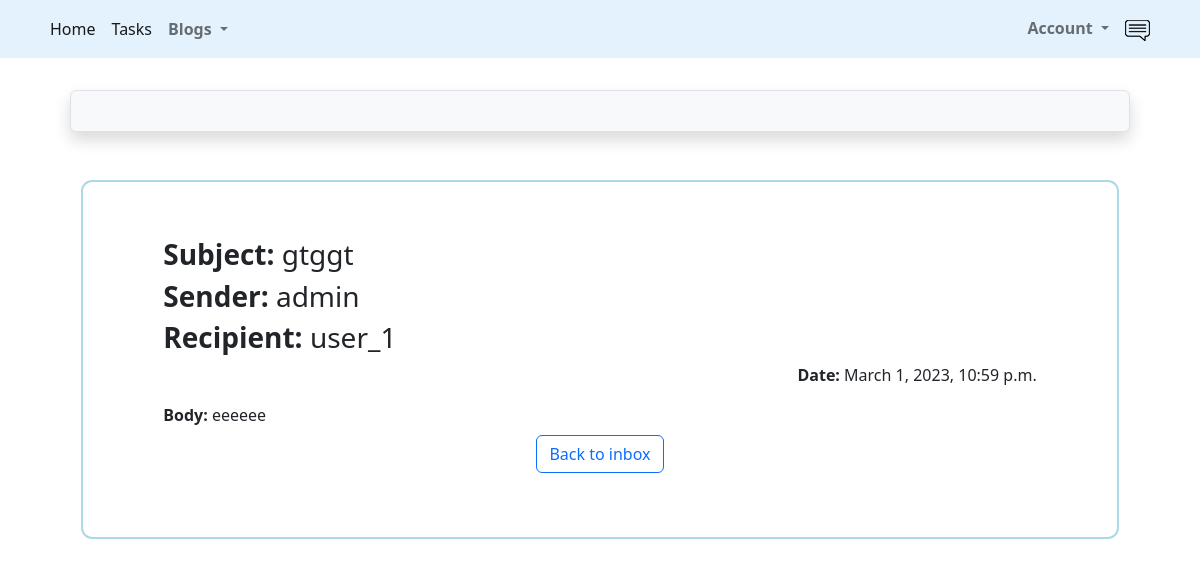
The app's page /accounts/profile/message/in/32c7aecdc56a41eaaf7cc2f36fbf6852 (signed in), older data.
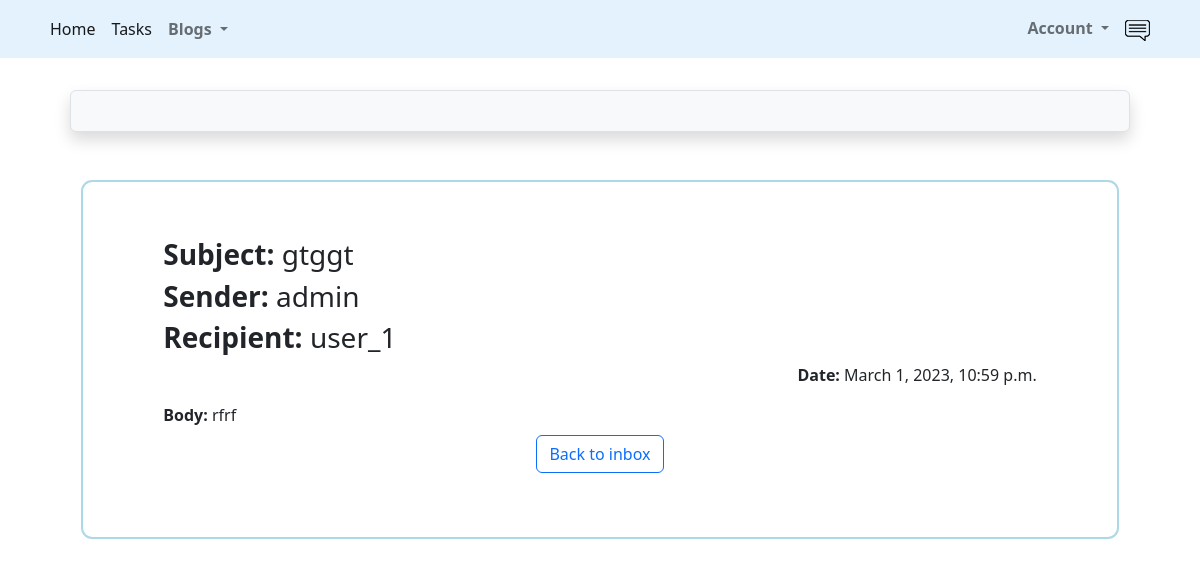
The same page, newer data.
### src/accounts/models.py (models this page shows, shortened)
class Message(models.Model):
    sender = models.ForeignKey(User, on_delete=models.SET_NULL, null=True, blank=True)
    recipient = models.ForeignKey(User, on_delete=models.SET_NULL, null=True, blank=True, related_name='messages')
    name = models.CharField(max_length=200, null=True, blank=True)
    subject = models.CharField(max_length=200, null=True, blank=True)
    body = models.TextField(max_length=1000)
    is_readed = models.BooleanField(default=False, null=True)
    created = models.DateTimeField(auto_now_add=True)
    id = models.UUIDField(default=uuid.uuid4, unique=True, primary_key=True, editable=False)
    class Meta:
        ordering = ['is_readed', '-created']

class User(AbstractUser):
    is_activated = models.BooleanField(default=True, db_index=True)
    avatar = models.ImageField(upload_to=avatar_place, default='profile/default.png')
    birthday = models.DateField(null=True, blank=True)
    city = models.CharField(max_length=50, null=True, blank=True)
    class Meta(AbstractUser.Meta):
        db_table = 'user'
    def __str__(self):
        return self.username

### src/accounts/views.py (the view)
# urls.py: path('profile/message/in/<str:pk>', IncomingMessage.as_view(), name='message'),
class IncomingMessage(LoginRequiredMixin, View):
    def get(self, request, pk):
        private_message = Message.objects.get(id=pk)
        if not private_message.is_readed:
            private_message.is_readed = True
            private_message.save()
        return render(self.request, 'messages/message.html', {'private_message': private_message})

### src/accounts/templates/messages/message.html (shortened to what this page needs)
{% extends 'base.html' %}
{% load static %}
{% block content %}
        <link rel="stylesheet" type="text/css" href="{% static 'message/css/message.css' %}">
<main class="messagePage my-xl">
  <div class="content-box">
    <div class="message">
      <h3 class="message__subject"><strong>Subject: </strong>{{ private_message.subject }}</h3>
        {% if private_message.sender %}
        <h3 class="message__author"><strong>Sender: </strong>{{ private_message.sender }}</h3>
            <h3 class="message__author"><strong>Recipient: </strong>{{ private_message.recipient }}</h3>
        {% else %}
        <p class="message__author"><strong>Name: </strong>{{ private_message.name }}</p>
        {% endif %}
        <p class="message__date"><strong>Date: </strong>{{ private_message.created }}</p>
        <div class="message__body"><strong>Body: </strong>{{ private_message.body|linebreaksbr }}</div>
    <div align="center">
                <a class="btn btn-outline-primary m-2" href="{% url 'accounts:inbox' %}">Back to inbox</a>
    </div>
        </div>
  </div>
</main>
{% endblock content %}

Row changes from the older to the newer data that the page shows:
changed Message "gtggt": body "eeeeee" → "rfrf"
